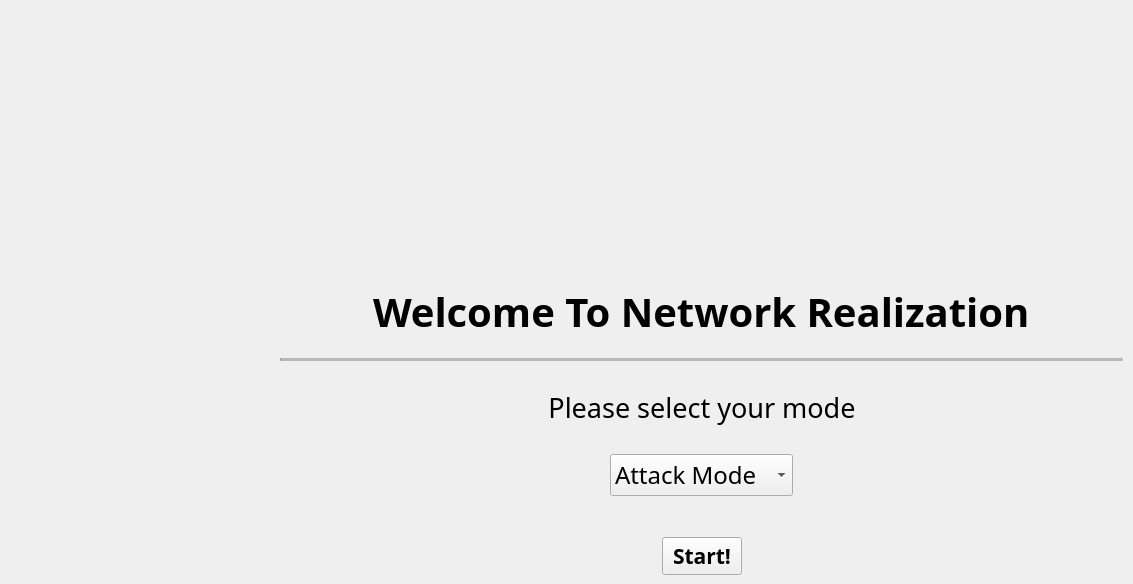
     <widget class="QWidget" name="Welcome_2">
      <widget class="QWidget" name="verticalLayoutWidget_3">
       <property name="geometry">
        <rect>
         <x>280</x>
         <y>280</y>
         <width>844</width>
         <height>295</height>
        </rect>
       </property>
       <layout class="QVBoxLayout" name="verticalLayout_3">
        <item alignment="Qt::AlignHCenter">
         <widget class="QLabel" name="label_21">
          <property name="font">
           <font>
            <family>Microsoft YaHei</family>
            <pointsize>30</pointsize>
            <weight>75</weight>
            <bold>true</bold>
           </font>
          </property>
          <property name="text">
           <string>Welcome To Network Realization</string>
          </property>
         </widget>
        </item>
        <item>
         <spacer name="verticalSpacer_4">
          <property name="orientation">
           <enum>Qt::Vertical</enum>
          </property>
          <property name="sizeType">
           <enum>QSizePolicy::Fixed</enum>
          </property>
          <property name="sizeHint" stdset="0">
           <size>
            <width>20</width>
            <height>9</height>
           </size>
          </property>
         </spacer>
        </item>
        <item>
         <widget class="Line" name="line_2">
          <property name="font">
           <font>
            <family>Microsoft YaHei</family>
            <pointsize>23</pointsize>
            <weight>75</weight>
            <bold>true</bold>
           </font>
          </property>
          <property name="midLineWidth">
           <number>5</number>
          </property>
          <property name="orientation">
           <enum>Qt::Horizontal</enum>
          </property>
         </widget>
        </item>
        <item>
         <spacer name="verticalSpacer_5">
          <property name="orientation">
           <enum>Qt::Vertical</enum>
          </property>
          <property name="sizeType">
           <enum>QSizePolicy::Fixed</enum>
          </property>
          <property name="sizeHint" stdset="0">
           <size>
            <width>20</width>
            <height>9</height>
           </size>
          </property>
         </spacer>
        </item>
        <item>
         <widget class="QLabel" name="label_22">
          <property name="font">
           <font>
            <family>Microsoft YaHei</family>
            <pointsize>20</pointsize>
            <weight>50</weight>
            <bold>false</bold>
           </font>
          </property>
          <property name="mouseTracking">
           <bool>false</bool>
          </property>
          <property name="layoutDirection">
           <enum>Qt::LeftToRight</enum>
          </property>
          <property name="frameShadow">
           <enum>QFrame::Plain</enum>
          </property>
          <property name="text">
           <string>Please select your mode</string>
          </property>
          <property name="alignment">
           <set>Qt::AlignCenter</set>
          </property>
         </widget>
        </item>
        <item alignment="Qt::AlignHCenter|Qt::AlignVCenter">
         <widget class="QComboBox" name="ModeComboBox_2">
          <property name="font">
           <font>
            <family>Microsoft YaHei</family>
            <pointsize>18</pointsize>
            <weight>50</weight>
            <bold>false</bold>
           </font>
          </property>
          <property name="sizeAdjustPolicy">
           <enum>QComboBox::AdjustToContentsOnFirstShow</enum>
          </property>
          <property name="iconSize">
           <size>
            <width>10</width>
            <height>16</height>
           </size>
          </property>
          <item>
           <property name="text">
            <string>Attack Mode</string>
           </property>
          </item>
          <item>
           <property name="text">
            <string>Defend Mode</string>
           </property>
          </item>
         </widget>
        </item>
        <item>
         <spacer name="verticalSpacer_6">
          <property name="orientation">
           <enum>Qt::Vertical</enum>
          </property>
          <property name="sizeType">
           <enum>QSizePolicy::Fixed</enum>
          </property>
          <property name="sizeHint" stdset="0">
           <size>
            <width>19</width>
            <height>24</height>
           </size>
          </property>
         </spacer>
        </item>
        <item alignment="Qt::AlignHCenter">
         <widget class="QPushButton" name="ModeChange_2">
          <property name="sizePolicy">
           <sizepolicy hsizetype="Fixed" vsizetype="Fixed">
            <horstretch>0</horstretch>
            <verstretch>0</verstretch>
           </sizepolicy>
          </property>
          <property name="minimumSize">
           <size>
            <width>0</width>
            <height>0</height>
           </size>
          </property>
          <property name="sizeIncrement">
           <size>
            <width>0</width>
            <height>0</height>
           </size>
          </property>
          <property name="baseSize">
           <size>
            <width>0</width>
            <height>0</height>
           </size>
          </property>
          <property name="font">
           <font>
            <family>Microsoft YaHei</family>
            <pointsize>16</pointsize>
            <weight>75</weight>
            <bold>true</bold>
            <stylestrategy>PreferDefault</stylestrategy>
            <kerning>true</kerning>
           </font>
          </property>
          <property name="text">
           <string>Start!</string>
          </property>
          <property name="iconSize">
           <size>
            <width>16</width>
            <height>10</height>
           </size>
          </property>
          <property name="checkable">
           <bool>false</bool>
          </property>
          <property name="checked">
           <bool>false</bool>
          </property>
         </widget>
        </item>
       </layout>
      </widget>
     </widget>
